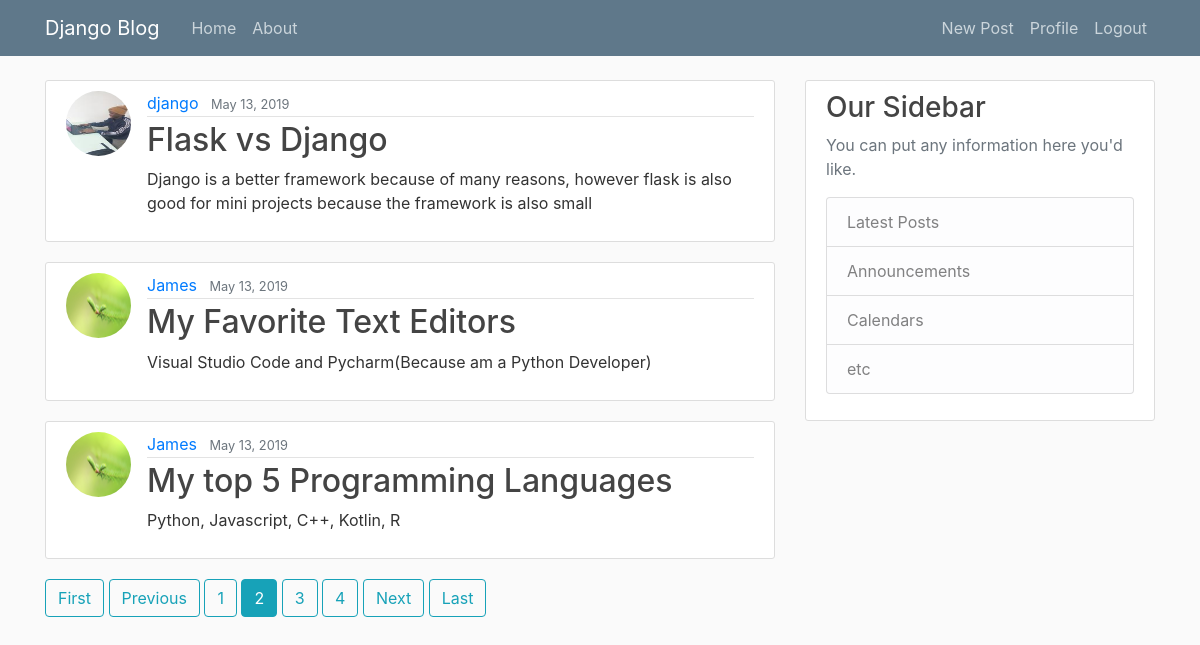
/?page=2 (signed in), run on the app's committed database.
### blog/models.py (models this page shows, shortened)
class Post(models.Model):
    title = models.CharField(max_length=50)
    content = models.TextField()
    date_posted = models.DateTimeField(default=timezone.now)
    author = models.ForeignKey(User, on_delete=models.CASCADE)

### users/models.py (models this page shows, shortened)
class Profile(models.Model):
    user = models.OneToOneField(User, on_delete=models.CASCADE)
    image = models.ImageField(default='11.jpg', upload_to='profile_pics')

### blog/views.py (the view)
class PostListView(LoginRequiredMixin, ListView):
    model = Post
    template_name = 'blog/home.html'
    context_object_name = 'posts'
    ordering = ['-date_posted']
    paginate_by = 3

### blog/templates/blog/home.html (shortened to what this page needs)
{% extends 'blog/base.html' %}
{% block content %}
{% for post in posts %}
    <article class="media content-section">
        <img class="rounded-circle article-img" src = {{post.author.profile.image.url}}>
        <div class="media-body">
            <div class="article-metadata">
                <a class="mr-2" href="{% url 'user-posts' post.author.username %}">{{ post.author }}</a>
                <small class="text-muted">{{ post.date_posted|date:"F d, Y"}}</small>
            </div>
            <h2><a class="article-title" href="{% url 'post-detail' post.id %}">{{ post.title }}</a></h2>
            <p class="article-content">{{ post.content }}</p>
        </div>
    </article>
    {% endfor %}
    {% if is_paginated %}
      {% if page_obj.has_previous %}
        <a class="btn btn-outline-info mb-4" href="?page=1">First</a>
        <a class="btn btn-outline-info mb-4" href="?page={{ page_obj.previous_page_number }}">Previous</a>
      {% endif %}
      {% for num in page_obj.paginator.page_range %}
        {% if page_obj.number == num %}
          <a class="btn btn-info mb-4" href="?page={{ num }}">{{ num }}</a>
        {% elif num > page_obj.number|add:'-3' and num < page_obj.number|add:'3' %}
          <a class="btn btn-outline-info mb-4" href="?page={{ num }}">{{ num }}</a>
        {% endif %}
      {% endfor %}
      {% if page_obj.has_next %}
        <a class="btn btn-outline-info mb-4" href="?page={{ page_obj.next_page_number }}">Next</a>
        <a class="btn btn-outline-info mb-4" href="?page={{ page_obj.paginator.num_pages }}">Last</a>
      {% endif %}
    {% endif %}
{% endblock content%}

### blog/static/blog/main.css (style rules this page uses)
body { background: #fafafa; color: #333333; margin-top: 5rem; }
h1, h2, h3, h4, h5, h6 { color: #444444; }
.content-section { background: #ffffff; padding: 10px 20px; border: 1px solid #dddddd; border-radius: 3px; margin-bottom: 20px; }
.article-title { color: #444444; }
.article-content { white-space: pre-line; }
.article-img { height: 65px; width: 65px; margin-right: 16px; }
.article-metadata { padding-bottom: 1px; margin-bottom: 4px; border-bottom: 1px solid #e3e3e3 }

### data on the page
Post: author.profile.image (picture), author "django", date_posted "May 13, 2019", title "Flask vs Django", content "Django is a better framework because of many reasons, however flask is also good for mini projects because the framework is also small"
Post: author.profile.image (picture), author "James", date_posted "May 13, 2019", title "My Favorite Text Editors", content "Visual Studio Code and Pycharm(Because am a Python Developer)"
Post: author.profile.image (picture), author "James", date_posted "May 13, 2019", title "My top 5 Programming Languages", content "Python, Javascript, C++, Kotlin, R"

### other printed values
{{ num }} "1" "3" "4"
{{ num }} "2"
